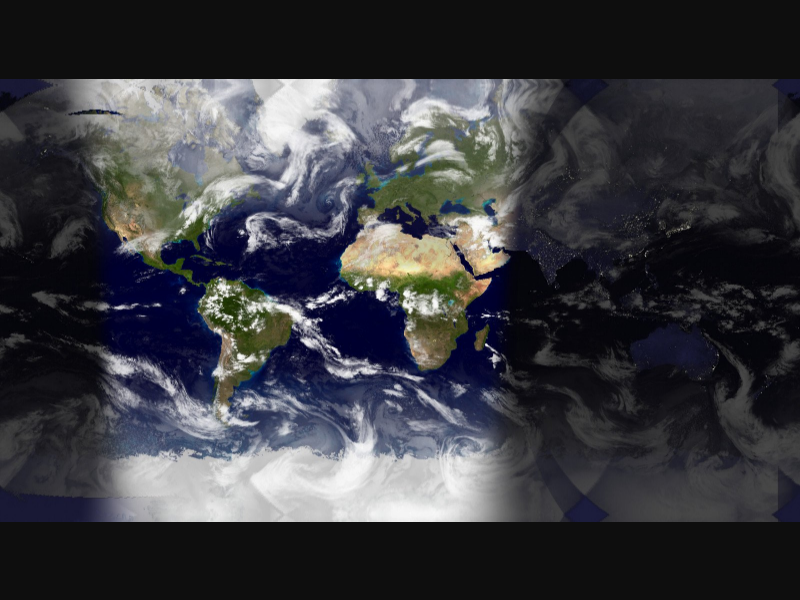
#> input picture Lab 2/Part 2/earth.png, 800 x 600 px
$ python earth_clock_testing.py
#> lines starting #> are read from the running program, lines starting #| are printed output that depends on the picture
from PIL import Image, ImageDraw

def crop_image_flat_earth(scale, l, t, r, b):
#> called with scale = 1, l = 0, t = 170, r = 240, b = 305
    print(f"Cropping image at scale {scale} with l={l}, t={t}, r={r}, b={b}.")
    im = Image.open('earth.png')
#> im is the input picture: PIL image 800x600 RGBA; mean R, G, B, A 58.2, 58.8, 64.1, 255
    width, height = im.size
#> width = 800; height = 600
    left = l + r - (2-scale)*r#scale*l
    top = t + b - (2-scale)*b#scale*t
    right = (2 - scale)*r
    bottom = (2- scale)*b
    print(f"Effective limits after scale l={left}, t={top}, r={right}, b={bottom}.")

    im1 = im.crop((left, top, right, bottom))
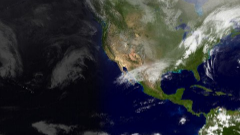
#> im1: PIL image 240x135 RGBA; mean R, G, B, A 50.5, 52.1, 57, 255
    im1 = im1.convert('RGB')
#> im1: PIL image 240x135 RGB
    im1 = im1.save("earth_cropped.jpg")

#l, t, r, b = 200, 80 + 146, 600, 80 + 146*2
l, t, r, b = 140, 170, 140 + 240, 170 + 135
scale = 1.00

#scale += 0.10

# Right test
#r = min(800, r + 240)
#l = r - 240

# Left test
l = max(0, l - 240)
r = l + 240

# Down test
b = min(520, b + 135)
t = b - 135

# Up test
t = max(80, t - 135)
b = t + 135

crop_image_flat_earth(scale, l, t, r, b)

$ run again, with Lab 2/Part 2/globe_cn_0.png copied over Lab 2/Part 2/earth.png
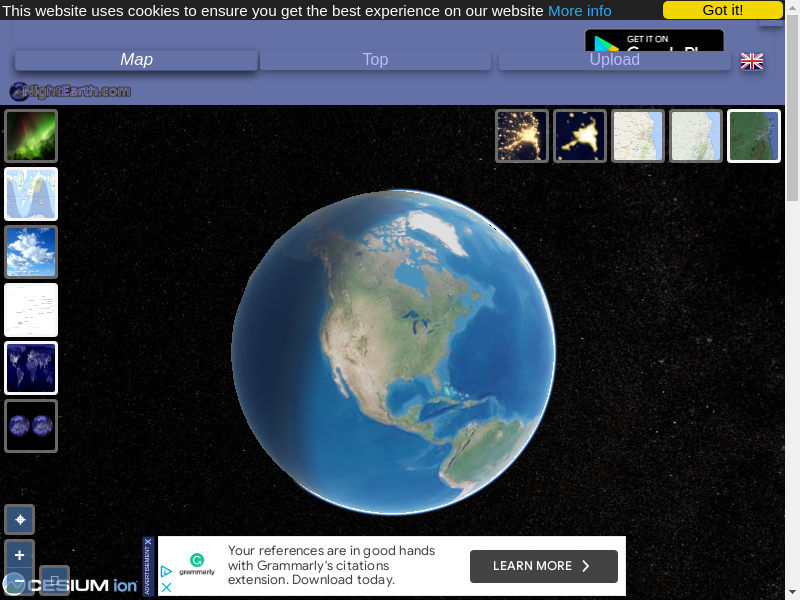
#> input picture Lab 2/Part 2/globe_cn_0.png, 800 x 600 px
#> in crop_image_flat_earth, im is the input picture: PIL image 800x600 RGBA; mean R, G, B, A 58.9, 67.6, 78.5, 255
#> in crop_image_flat_earth, `im1 = im.crop((left, top, right, bottom))`:
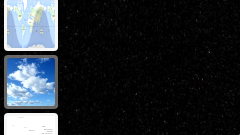
#> im1: PIL image 240x135 RGBA; mean R, G, B, A 39.1, 44, 49.2, 255

$ run again, with Lab 2/Part 2/globe_cn_1.png copied over Lab 2/Part 2/earth.png
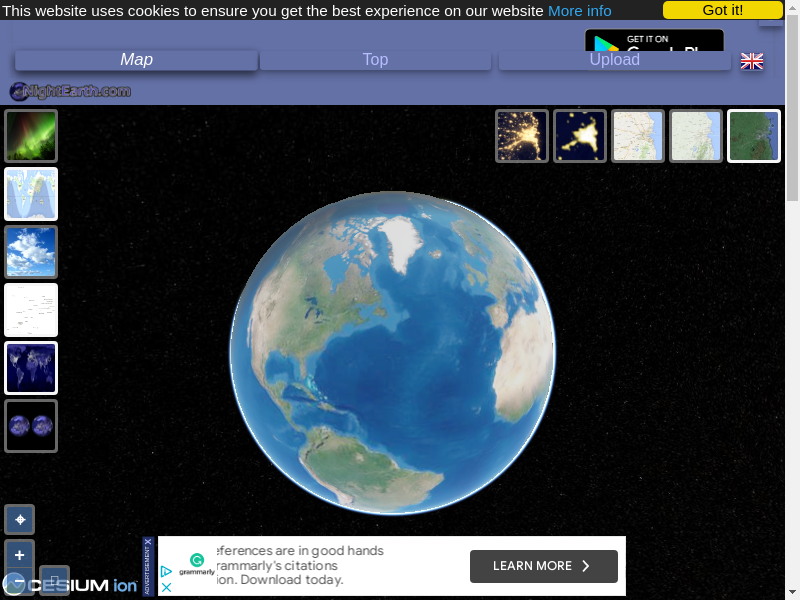
#> input picture Lab 2/Part 2/globe_cn_1.png, 800 x 600 px
#> in crop_image_flat_earth, im is the input picture: PIL image 800x600 RGBA; mean R, G, B, A 59.8, 69.6, 81.1, 255
#> in crop_image_flat_earth, `im1 = im.crop((left, top, right, bottom))`:
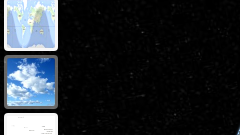
#> im1: PIL image 240x135 RGBA; mean R, G, B, A 38.3, 43.3, 48.5, 255
